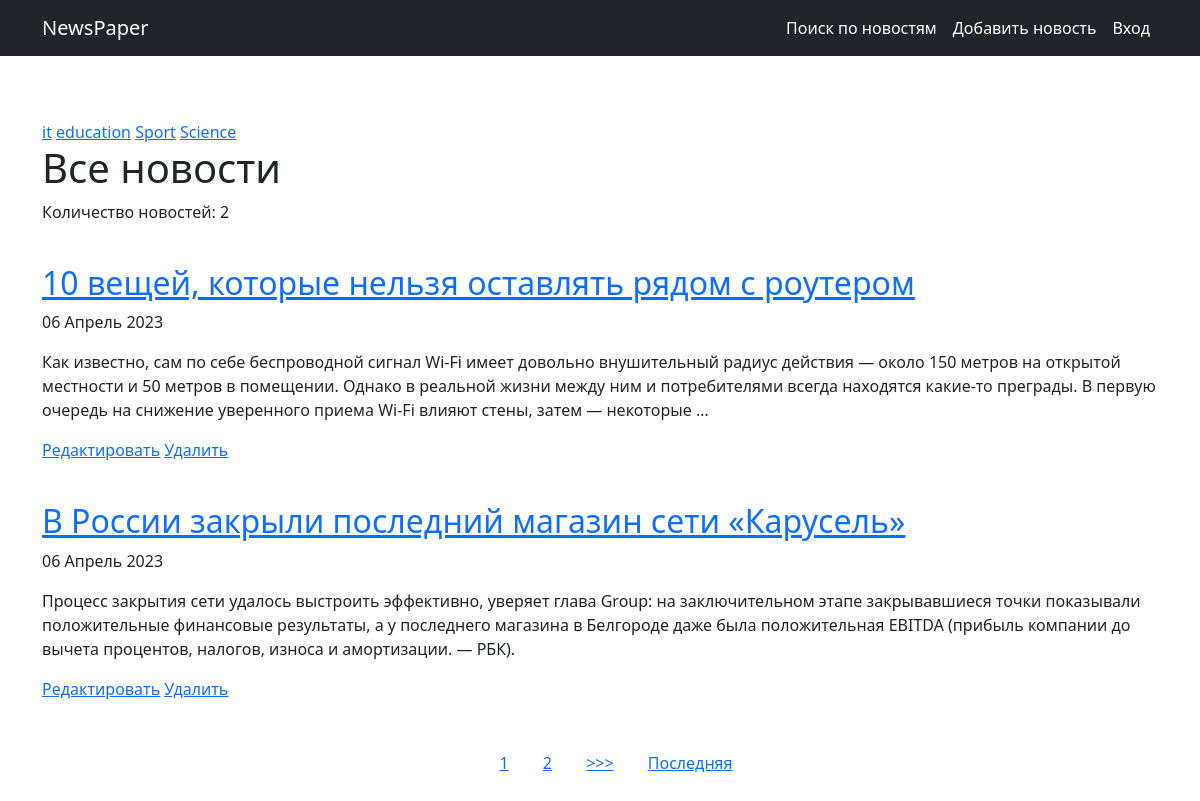
Before: /news/ with the older database file.
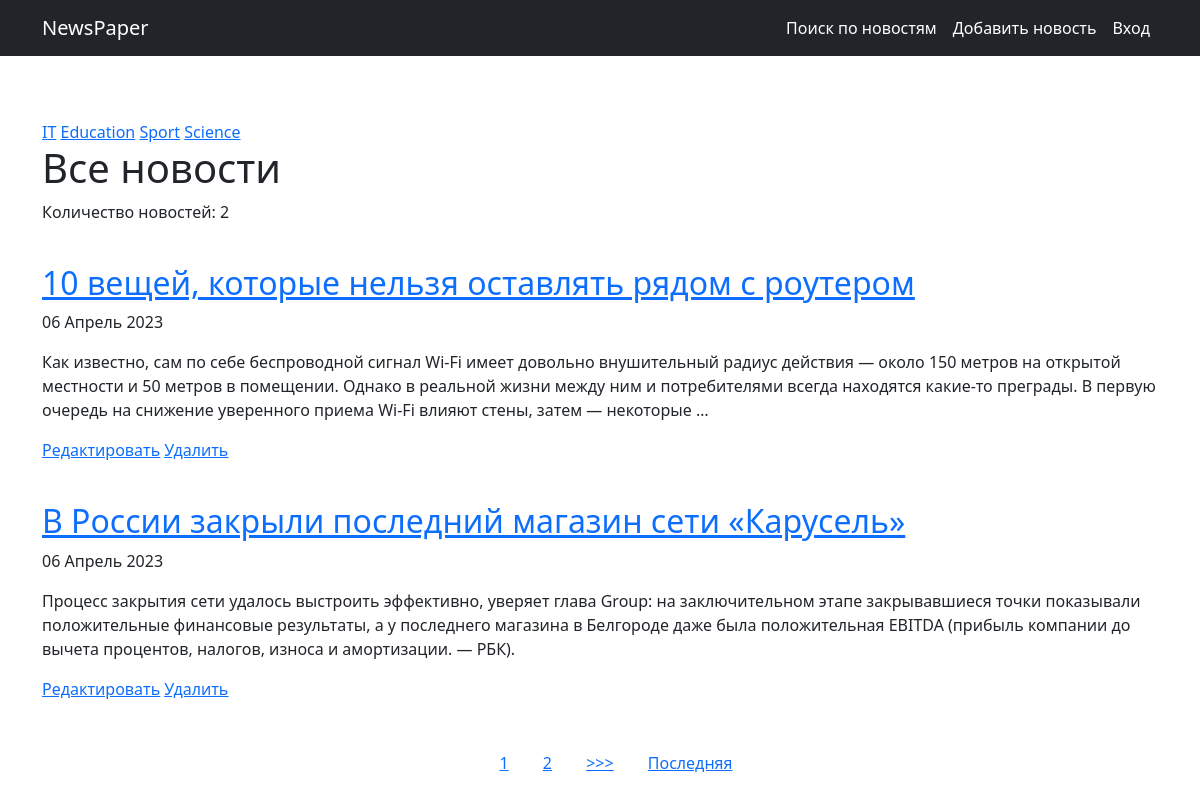
After: the same page with the newer database file.
### news/models.py (models this page shows, shortened)
class Category(models.Model):
    name = models.CharField(max_length=255, unique=True)
    subscribers = models.ManyToManyField(User, blank=True)
    class Meta:
        verbose_name = 'Категория новости'
        verbose_name_plural = 'Категории новостей'
        ordering = ['id']

### news/views.py (the view)
# urls.py: path('', cache_page(100)(PostList.as_view()), name='news'),
class PostList(ListView):
    model = Post  # указываем модель, объекты которой мы будем выводить
    template_name = 'news.html'  # указываем имя шаблона, в котором будет лежать HTML,
    context_object_name = 'news'  # это имя списка, в котором будут лежать все объекты,
    queryset = Post.objects.order_by('-id')
    paginate_by = 2
    def get_context_data(self, **kwargs):
        context = super().get_context_data(**kwargs)
        context['categories'] = Category.objects.all()
        return context

### news/templatetags/custom_filters.py (called while the page is built)
@register.filter(name='censor')  # регистрируем наш фильтр под именем multiply, чтоб django понимал,
def censor(value, arg):  # первый аргумент здесь — это то значение, к которому надо применить фильтр,
    res = re.sub(r'(?i)какашка(?=\W)', arg, value)
    res1 = re.sub(r'(?i)букашка(?=\W)', arg, res)
    return res1

### templates/news.html (shortened to what this page needs)
{% extends 'flatpages/default.html' %}
{% load custom_filters %}
{% block content %}
    {% load cache %}
        {% cache 30 header %}
            {% for category in categories %}
                <a href="{% url 'category_detail' category.id %}"> {{ category.name }}</a>
            {% endfor %}
        {% endcache %}
    <h1>Все новости</h1>
    <p>Количество новостей: {{ news|length }}</p>
    {% for newsdetail in news %}
        <h2 class="news-title"> <a href="{% url 'newsdetail' newsdetail.id %}">{{ newsdetail.postTitle|censor:'***' }}</a> </h2>
        <p>{{ newsdetail.datetimeCreation|date:'d F Y' }}</p>
        <p>{{ newsdetail.postText|truncatewords:50|censor:'***' }}</p>
        <a href="{% url 'news_edit' newsdetail.id %}"><u>Редактировать</u></a>
        <a href="{% url 'news_delete' newsdetail.id %}"><u>Удалить</u></a>
    {% endfor %}
{% if is_paginated %}
<nav class="list-pages">
    <ul>
    {% for num in page_obj.paginator.page_range %}
        {% if page_obj.number == num %}
            <li class="page-num">
                <a>{{ num }}</a>
            </li>
        {% elif num > page_obj.number|add:'-2' and num < page_obj.number|add:'2' %}
            <li class="page-num">
                <a href="?page={{ num }}">{{ num }}</a>
            </li>
        {% endif %}
    {% endfor %}
    {% if page_obj.has_next %}
        <li class="page-num">
            <a href="?page={{ page_obj.next_page_number }}">>>></a>
        </li>
        <li class="page-num">
            <a href="?page={{ page_obj.paginator.num_pages }}">Последняя</a>
        </li>
    {% endif %}
    </ul>
</nav>
{% endif %}
{% endblock content %}

Changed rows visible on the page:
changed Category (number 1 of 4 on the later page): name "it" → "IT"
changed Category: name "education" → "Education"
